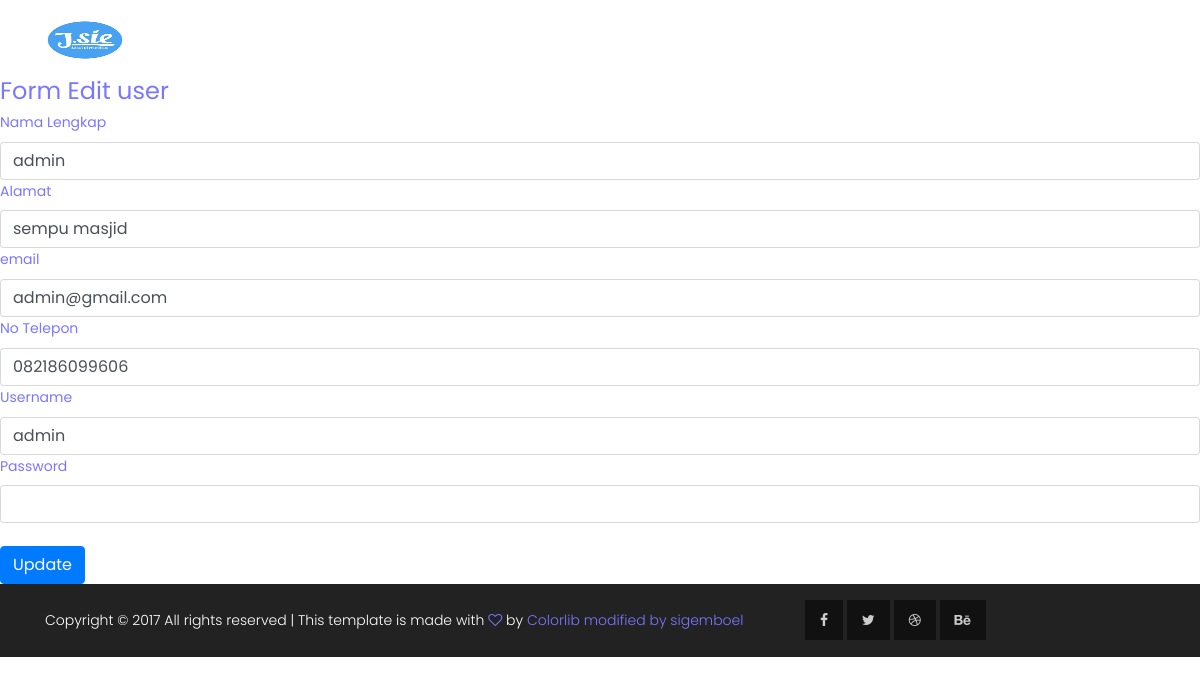
The page /index.php?page=module/user (signed in) on the database its author committed.
### tables this page shows
CREATE TABLE `user` (
  `user_id` int(10) NOT NULL,
  `nama_lengkap` varchar(50) NOT NULL,
  `alamat` varchar(200) NOT NULL,
  `email` varchar(50) NOT NULL,
  `no_telp` varchar(15) NOT NULL,
  `username` varchar(50) NOT NULL,
  `password` varchar(40) NOT NULL,
  `level` enum('customer','admin') NOT NULL,
  `status` enum('on','off') NOT NULL
);

### module/user.php (the view, shortened to what this page needs)
<?php
$user_id = isset($_SESSION['user_id']) ? $_SESSION['user_id'] : false;
$sql_user=mysqli_query($koneksi, "select * from user where user_id='$user_id'");
$data_user=mysqli_fetch_array($sql_user);
?>
<form action="" method="POST">
<legend><b>Form Edit user</b> </legend>
<label class="control-label" ><b>Nama Lengkap</b></label>
<input name="nama_l" class="form-control" type="text" value="<?php echo $data_user['nama_lengkap']; ?>">
<label class="control-label" ><b>Alamat</b></label>
<input name="alamat" class="form-control" type="text" value="<?php echo $data_user['alamat']; ?>">
<label class="control-label" ><b>email</b></label>
<input name="email" class="form-control" type="email" value="<?php echo $data_user['email']; ?>">
<label class="control-label" ><b>No Telepon</b></label>
<input name="no_telp" class="form-control" type="number" value="<?php echo $data_user['no_telp']; ?>">
<label class="control-label" ><b>Username</b></label>
<input name="user" class="form-control" type="text" value="<?php echo $data_user['username']; ?>">
<label class="control-label" ><b>Password</b></label>
<input name="pass" class="form-control" type="text"><br>
<input type="submit" name="kirim_u" value="Update" class="btn btn-primary">
</form>

### css/main.css (style rules this page uses)
body { color: #777777; font-family: "Poppins", sans-serif; font-size: 14px; font-weight: 300; line-height: 1.625em; position: relative; }
b, i, sup, sub, u, del { color: #7a77ff; }
body { position: relative; }

### rows shown on the page
user: nama_l "admin", alamat "sempu masjid", email "admin@gmail.com", no_telp "082186099606", user "admin"
